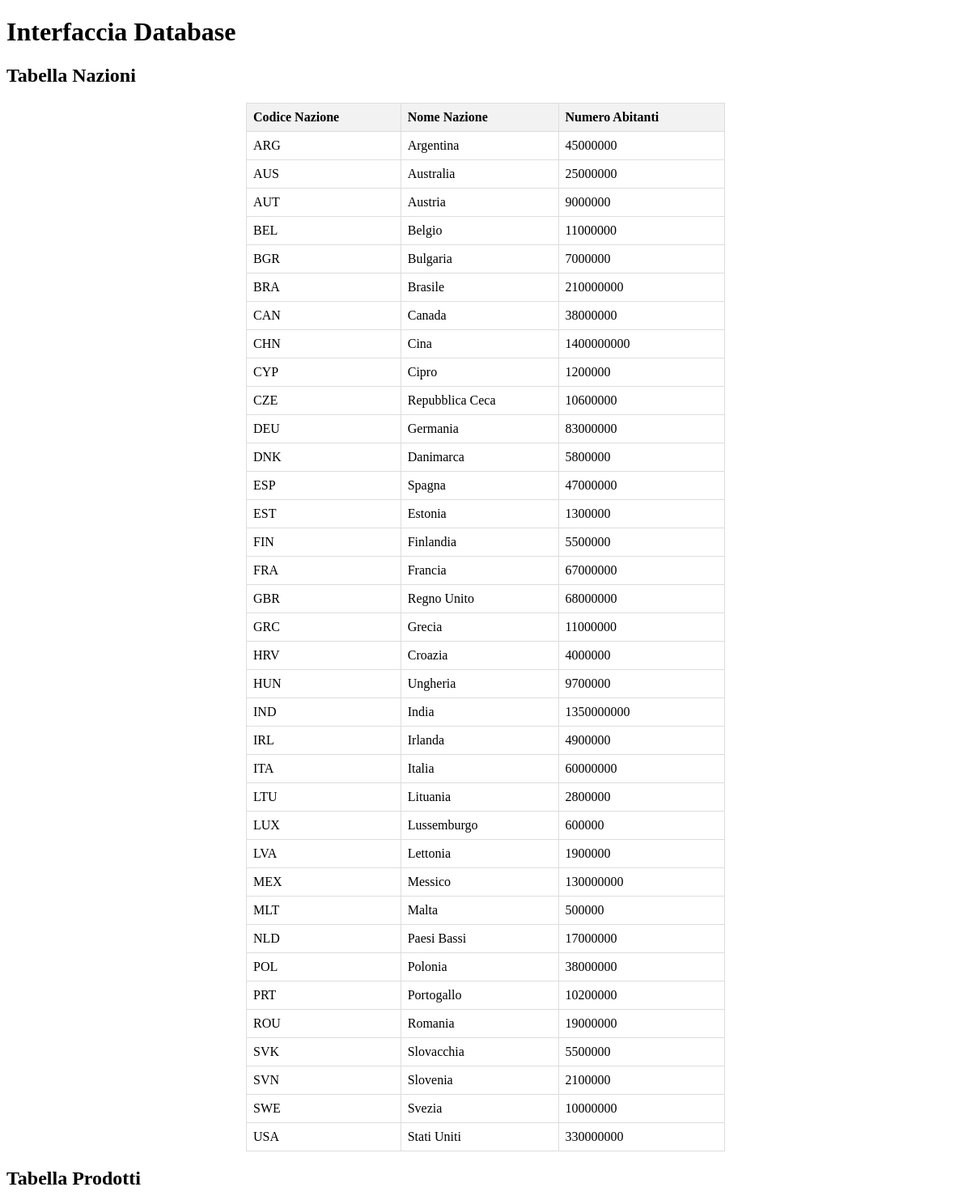
/MarketResearch/test.php (upper part), run on the app's committed database.
### tables this page shows
CREATE TABLE `nazioni` (
  `codNazione` varchar(3) NOT NULL,
  `nomeNazione` varchar(80) NOT NULL,
  `numAbitanti` int(11) NOT NULL
);

### MarketResearch/test.php (the view, shortened to what this page needs)
<!DOCTYPE html>
<html lang="en">
<head>
</head>
<body>
    <h1>Interfaccia Database</h1>
    <h2>Tabella Nazioni</h2>
    <table>
        <tr>
            <th>Codice Nazione</th>
            <th>Nome Nazione</th>
            <th>Numero Abitanti</th>
        </tr>
        <?php
        $conn = mysqli_connect("localhost", "root", "", "indaginemercato");
        $sql = "SELECT * FROM nazioni";
        $result = $conn->query($sql);
        if ($result->num_rows > 0) {
            while($row = $result->fetch_assoc()) {
                echo "<tr>
                        <td>".$row["codNazione"]."</td>
                        <td>".$row["nomeNazione"]."</td>
                        <td>".$row["numAbitanti"]."</td>
                      </tr>";
            }
        } else {
            echo "0 risultati";
        }
        ?>
    </table>
    <h2>Tabella Prodotti</h2>
</body>
</html>

### MarketResearch/test.php (style rules this page uses)
table { border-collapse: collapse; width: 50%; margin: auto; }
th, td { border: 1px solid #dddddd; text-align: left; padding: 8px; }
th { background-color: #f2f2f2; }

### data on the page
nazioni: codNazione "ARG", nomeNazione "Argentina", numAbitanti "45000000"
nazioni: codNazione "AUS", nomeNazione "Australia", numAbitanti "25000000"
nazioni: codNazione "AUT", nomeNazione "Austria", numAbitanti "9000000"
nazioni: codNazione "BEL", nomeNazione "Belgio", numAbitanti "11000000"
nazioni: codNazione "BGR", nomeNazione "Bulgaria", numAbitanti "7000000"
nazioni: codNazione "BRA", nomeNazione "Brasile", numAbitanti "210000000"
nazioni: codNazione "CAN", nomeNazione "Canada", numAbitanti "38000000"
nazioni: codNazione "CHN", nomeNazione "Cina", numAbitanti "1400000000"
nazioni: codNazione "CYP", nomeNazione "Cipro", numAbitanti "1200000"
nazioni: codNazione "CZE", nomeNazione "Repubblica Ceca", numAbitanti "10600000"
nazioni: codNazione "DEU", nomeNazione "Germania", numAbitanti "83000000"
nazioni: codNazione "DNK", nomeNazione "Danimarca", numAbitanti "5800000"
nazioni: codNazione "ESP", nomeNazione "Spagna", numAbitanti "47000000"
nazioni: codNazione "EST", nomeNazione "Estonia", numAbitanti "1300000"
nazioni: codNazione "FIN", nomeNazione "Finlandia", numAbitanti "5500000"
nazioni: codNazione "FRA", nomeNazione "Francia", numAbitanti "67000000"
nazioni: codNazione "GBR", nomeNazione "Regno Unito", numAbitanti "68000000"
nazioni: codNazione "GRC", nomeNazione "Grecia", numAbitanti "11000000"
nazioni: codNazione "HRV", nomeNazione "Croazia", numAbitanti "4000000"
nazioni: codNazione "HUN", nomeNazione "Ungheria", numAbitanti "9700000"
nazioni: codNazione "IND", nomeNazione "India", numAbitanti "1350000000"
nazioni: codNazione "IRL", nomeNazione "Irlanda", numAbitanti "4900000"
nazioni: codNazione "ITA", nomeNazione "Italia", numAbitanti "60000000"
nazioni: codNazione "LTU", nomeNazione "Lituania", numAbitanti "2800000"
nazioni: codNazione "LUX", nomeNazione "Lussemburgo", numAbitanti "600000"
nazioni: codNazione "LVA", nomeNazione "Lettonia", numAbitanti "1900000"
nazioni: codNazione "MEX", nomeNazione "Messico", numAbitanti "130000000"
nazioni: codNazione "MLT", nomeNazione "Malta", numAbitanti "500000"
nazioni: codNazione "NLD", nomeNazione "Paesi Bassi", numAbitanti "17000000"
nazioni: codNazione "POL", nomeNazione "Polonia", numAbitanti "38000000"
nazioni: codNazione "PRT", nomeNazione "Portogallo", numAbitanti "10200000"
nazioni: codNazione "ROU", nomeNazione "Romania", numAbitanti "19000000"
nazioni: codNazione "SVK", nomeNazione "Slovacchia", numAbitanti "5500000"
nazioni: codNazione "SVN", nomeNazione "Slovenia", numAbitanti "2100000"
nazioni: codNazione "SWE", nomeNazione "Svezia", numAbitanti "10000000"
nazioni: codNazione "USA", nomeNazione "Stati Uniti", numAbitanti "330000000"
